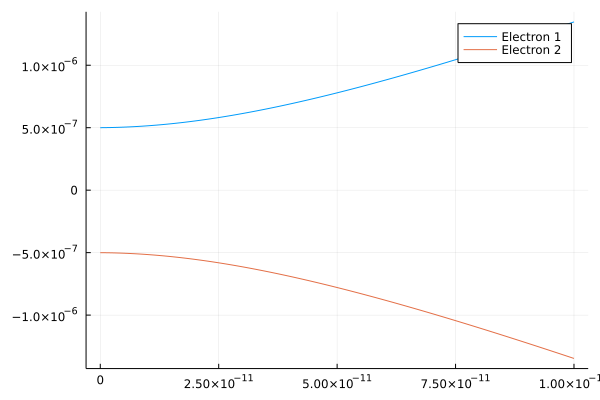

Recreate this plot in Julia.
using Penning
using Plots

const N = 50
const OVERSAMPLING = 30
const N_AXIAL_CYCLES = 2

const D_0 = 1e-6

particle_collection = ParticleCollection(Electron(), ParticleDistribution([[0, 0, D_0/2], [0, 0, -D_0/2]], [zeros(3), zeros(3)]))
trap = IdealTrap(0, -14960.0, 0)
trap.particles[:electrons] = particle_collection
trap.interactions[:coulomb] = CoulombInteraction([particle_collection])

setup = Setup()
setup.traps[:electron_trap] = trap

sim = Simulation(setup, dt=1e-12, stop_iteration=100, particle_pusher=BorisPusher())

sim.output_writers[:z1] = MemoryWriter(PositionComponentObservable(:electron_trap, :electrons, 1, 3), IterationInterval(1))
sim.output_writers[:z2] = MemoryWriter(PositionComponentObservable(:electron_trap, :electrons, 2, 3), IterationInterval(1))

@time run!(sim)

t = sim.output_writers[:z1].t
z1 = sim.output_writers[:z1].mem
z2 = sim.output_writers[:z2].mem

plot(t, z1, labels="Electron 1")
plot!(t, z2, labels="Electron 2")

savefig(joinpath(@__DIR__, "two_particles_repelling.png"))